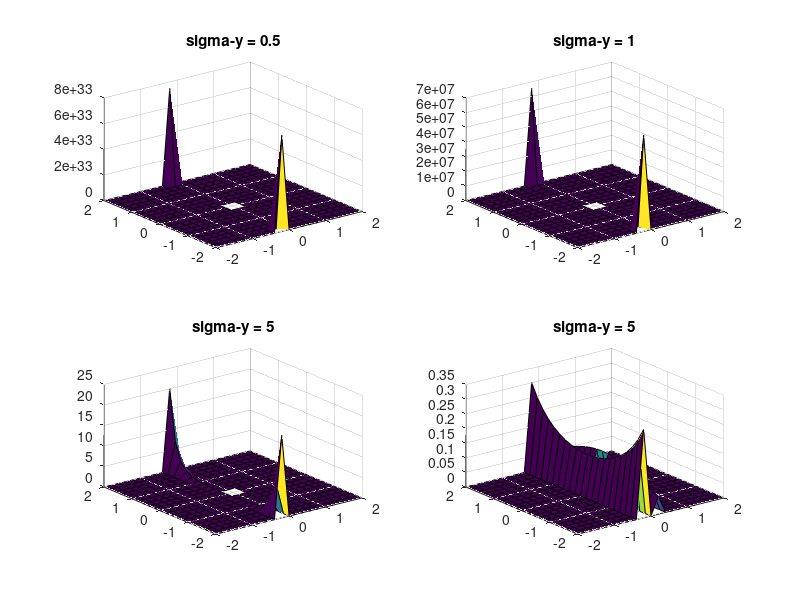

Here is the MATLAB script that generated this plot:
clear;clc;close all;

%% 7
sigx = 0.1;
sigy = [0.5 1 2 5];

[x,y] = meshgrid(-2:.2:2);

Z1 = exp(-(x.^2/(2*sigx^2) + y.^2./(x*sigy(1)^2)));
Z2 = exp(-(x.^2/(2*sigx^2) + y.^2./(x*sigy(2)^2)));
Z3 = exp(-(x.^2/(2*sigx^2) + y.^2./(x*sigy(3)^2)));
Z4 = exp(-(x.^2/(2*sigx^2) + y.^2./(x*sigy(4)^2)));

subplot(2,2,1);
    surf(x,y,Z1);
    title('sigma-y = 0.5');
subplot(2,2,2);
    surf(x,y,Z2);
    title('sigma-y = 1');
subplot(2,2,3);
    surf(x,y,Z3);
    title('sigma-y = 5');
subplot(2,2,4);
    surf(x,y,Z4);
    title('sigma-y = 5');

%% 8
edit mysphere